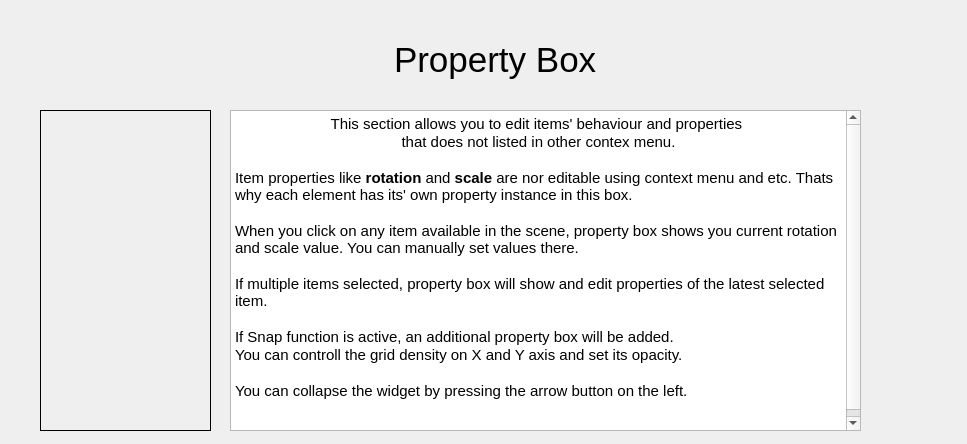
<?xml version="1.0" encoding="UTF-8"?>
<ui version="4.0">
 <class>WizardPage</class>
 <widget class="QWizardPage" name="WizardPage">
  <property name="geometry">
   <rect>
    <x>0</x>
    <y>0</y>
    <width>967</width>
    <height>444</height>
   </rect>
  </property>
  <property name="minimumSize">
   <size>
    <width>967</width>
    <height>444</height>
   </size>
  </property>
  <property name="baseSize">
   <size>
    <width>967</width>
    <height>444</height>
   </size>
  </property>
  <property name="windowTitle">
   <string>Introduction tutorial</string>
  </property>
  <property name="locale">
   <locale language="English" country="UnitedStates"/>
  </property>
  <widget class="QWidget" name="verticalLayoutWidget">
   <property name="geometry">
    <rect>
     <x>20</x>
     <y>20</y>
     <width>951</width>
     <height>80</height>
    </rect>
   </property>
   <layout class="QVBoxLayout" name="verticalLayout">
    <item alignment="Qt::AlignHCenter|Qt::AlignVCenter">
     <widget class="QLabel" name="label_17">
      <property name="font">
       <font>
        <pointsize>26</pointsize>
       </font>
      </property>
      <property name="text">
       <string>Property Box</string>
      </property>
     </widget>
    </item>
   </layout>
  </widget>
  <widget class="QWidget" name="gridLayoutWidget">
   <property name="geometry">
    <rect>
     <x>230</x>
     <y>110</y>
     <width>631</width>
     <height>321</height>
    </rect>
   </property>
   <layout class="QGridLayout" name="gridLayout">
    <item row="0" column="1">
     <widget class="QTextBrowser" name="textBrowser">
      <property name="html">
       <string>&lt;!DOCTYPE HTML PUBLIC &quot;-//W3C//DTD HTML 4.0//EN&quot; &quot;http://www.w3.org/TR/REC-html40/strict.dtd&quot;&gt;
&lt;html&gt;&lt;head&gt;&lt;meta name=&quot;qrichtext&quot; content=&quot;1&quot; /&gt;&lt;style type=&quot;text/css&quot;&gt;
p, li { white-space: pre-wrap; }
&lt;/style&gt;&lt;/head&gt;&lt;body style=&quot; font-family:'Noto Sans'; font-size:10pt; font-weight:400; font-style:normal;&quot;&gt;
&lt;p align=&quot;center&quot; style=&quot; margin-top:0px; margin-bottom:0px; margin-left:0px; margin-right:0px; -qt-block-indent:0; text-indent:0px;&quot;&gt;&lt;span style=&quot; font-size:11pt;&quot;&gt;This section allows you to edit items' behaviour and properties &lt;/span&gt;&lt;/p&gt;
&lt;p align=&quot;center&quot; style=&quot; margin-top:0px; margin-bottom:0px; margin-left:0px; margin-right:0px; -qt-block-indent:0; text-indent:0px;&quot;&gt;&lt;span style=&quot; font-size:11pt;&quot;&gt;that does not listed in other contex menu.&lt;/span&gt;&lt;/p&gt;
&lt;p align=&quot;center&quot; style=&quot;-qt-paragraph-type:empty; margin-top:0px; margin-bottom:0px; margin-left:0px; margin-right:0px; -qt-block-indent:0; text-indent:0px; font-size:11pt;&quot;&gt;&lt;br /&gt;&lt;/p&gt;
&lt;p style=&quot; margin-top:0px; margin-bottom:0px; margin-left:0px; margin-right:0px; -qt-block-indent:0; text-indent:0px;&quot;&gt;&lt;span style=&quot; font-size:11pt;&quot;&gt;Item properties like &lt;/span&gt;&lt;span style=&quot; font-size:11pt; font-weight:600;&quot;&gt;rotation&lt;/span&gt;&lt;span style=&quot; font-size:11pt;&quot;&gt; and &lt;/span&gt;&lt;span style=&quot; font-size:11pt; font-weight:600;&quot;&gt;scale &lt;/span&gt;&lt;span style=&quot; font-size:11pt;&quot;&gt;are nor editable using context menu and etc. Thats why each element has its' own property instance in this box. &lt;/span&gt;&lt;/p&gt;
&lt;p style=&quot;-qt-paragraph-type:empty; margin-top:0px; margin-bottom:0px; margin-left:0px; margin-right:0px; -qt-block-indent:0; text-indent:0px; font-size:11pt;&quot;&gt;&lt;br /&gt;&lt;/p&gt;
&lt;p style=&quot; margin-top:0px; margin-bottom:0px; margin-left:0px; margin-right:0px; -qt-block-indent:0; text-indent:0px;&quot;&gt;&lt;span style=&quot; font-size:11pt;&quot;&gt;When you click on any item available in the scene, property box shows you current rotation and scale value. You can manually set values there.&lt;/span&gt;&lt;/p&gt;
&lt;p style=&quot;-qt-paragraph-type:empty; margin-top:0px; margin-bottom:0px; margin-left:0px; margin-right:0px; -qt-block-indent:0; text-indent:0px; font-size:11pt;&quot;&gt;&lt;br /&gt;&lt;/p&gt;
&lt;p style=&quot; margin-top:0px; margin-bottom:0px; margin-left:0px; margin-right:0px; -qt-block-indent:0; text-indent:0px;&quot;&gt;&lt;span style=&quot; font-size:11pt;&quot;&gt;If multiple items selected, property box will show and edit properties of the latest selected item.&lt;/span&gt;&lt;/p&gt;
&lt;p style=&quot;-qt-paragraph-type:empty; margin-top:0px; margin-bottom:0px; margin-left:0px; margin-right:0px; -qt-block-indent:0; text-indent:0px; font-size:11pt;&quot;&gt;&lt;br /&gt;&lt;/p&gt;
&lt;p style=&quot; margin-top:0px; margin-bottom:0px; margin-left:0px; margin-right:0px; -qt-block-indent:0; text-indent:0px;&quot;&gt;&lt;span style=&quot; font-size:11pt;&quot;&gt;If Snap function is active, an additional property box will be added. &lt;/span&gt;&lt;/p&gt;
&lt;p style=&quot; margin-top:0px; margin-bottom:0px; margin-left:0px; margin-right:0px; -qt-block-indent:0; text-indent:0px;&quot;&gt;&lt;span style=&quot; font-size:11pt;&quot;&gt;You can controll the grid density on X and Y axis and set its opacity.&lt;/span&gt;&lt;/p&gt;
&lt;p style=&quot;-qt-paragraph-type:empty; margin-top:0px; margin-bottom:0px; margin-left:0px; margin-right:0px; -qt-block-indent:0; text-indent:0px; font-size:11pt;&quot;&gt;&lt;br /&gt;&lt;/p&gt;
&lt;p style=&quot; margin-top:0px; margin-bottom:0px; margin-left:0px; margin-right:0px; -qt-block-indent:0; text-indent:0px;&quot;&gt;&lt;span style=&quot; font-size:11pt;&quot;&gt;You can collapse the widget by pressing the arrow button on the left.&lt;/span&gt;&lt;/p&gt;
&lt;p style=&quot;-qt-paragraph-type:empty; margin-top:0px; margin-bottom:0px; margin-left:0px; margin-right:0px; -qt-block-indent:0; text-indent:0px; font-size:11pt;&quot;&gt;&lt;br /&gt;&lt;/p&gt;
&lt;p style=&quot;-qt-paragraph-type:empty; margin-top:0px; margin-bottom:0px; margin-left:0px; margin-right:0px; -qt-block-indent:0; text-indent:0px;&quot;&gt;&lt;br /&gt;&lt;/p&gt;&lt;/body&gt;&lt;/html&gt;</string>
      </property>
     </widget>
    </item>
   </layout>
  </widget>
  <widget class="QLabel" name="label">
   <property name="geometry">
    <rect>
     <x>40</x>
     <y>110</y>
     <width>171</width>
     <height>321</height>
    </rect>
   </property>
   <property name="frameShape">
    <enum>QFrame::Box</enum>
   </property>
   <property name="text">
    <string/>
   </property>
   <property name="pixmap">
    <pixmap>../../stylesheets/wizard_images/propertyBox.png</pixmap>
   </property>
   <property name="scaledContents">
    <bool>true</bool>
   </property>
  </widget>
 </widget>
 <resources/>
 <connections/>
</ui>
